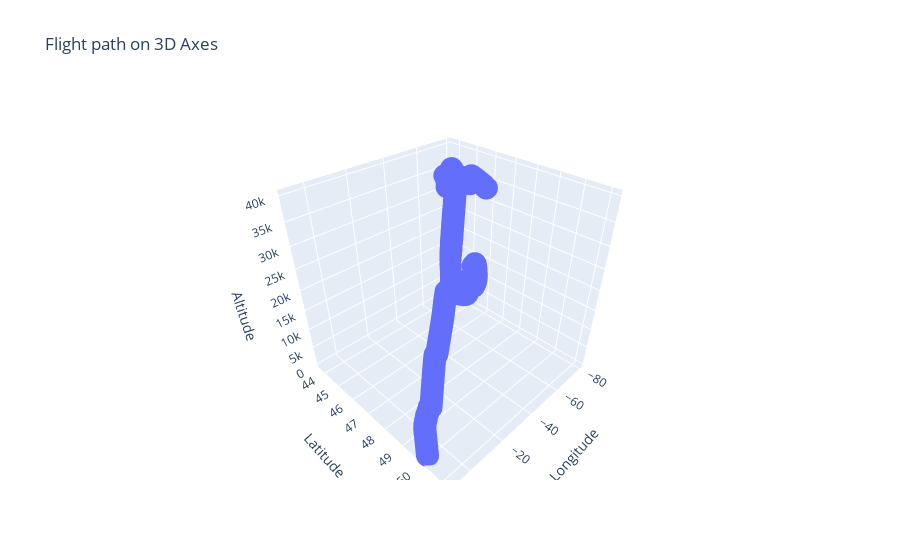

The code cell stored with this chart in its notebook:
### Code cell
DLH001 = dft09[dft09.callsign == 'DLH001']
plot3Daxis(DLH001)

### Figure 1 — Plotly figure (JSON) as saved in the notebook; plotly's stock layout.template omitted (floating-point values rounded to 4 significant figures; data arrays with more than 128 entries replaced by an {"elided": "..."} marker saying what was removed)
{"data": [{"mode": "markers", "x": {"elided": "16829 float values"}, "y": {"elided": "16829 float values"}, "z": {"elided": "16829 float values"}, "type": "scatter3d"}], "layout": {"scene": {"xaxis": {"title": {"text": "Longitude"}}, "yaxis": {"title": {"text": "Latitude"}}, "zaxis": {"title": {"text": "Altitude"}}}, "title": {"text": "Flight path on 3D Axes"}}}
